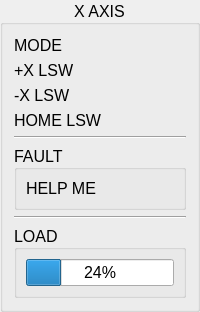
                         <widget class="QGroupBox" name="groupBox_19">
                          <property name="font">
                           <font>
                            <pointsize>12</pointsize>
                           </font>
                          </property>
                          <property name="title">
                           <string>X AXIS</string>
                          </property>
                          <property name="alignment">
                           <set>Qt::AlignCenter</set>
                          </property>
                          <layout class="QGridLayout" name="gridLayout">
                           <item row="2" column="0">
                            <widget class="QLabel" name="label_22">
                             <property name="text">
                              <string>-X LSW</string>
                             </property>
                            </widget>
                           </item>
                           <item row="2" column="2">
                            <widget class="LED" name="led_x_neg_lsw">
                             <property name="color">
                              <color>
                               <red>50</red>
                               <green>205</green>
                               <blue>50</blue>
                              </color>
                             </property>
                            </widget>
                           </item>
                           <item row="0" column="1" colspan="2">
                            <widget class="HALLabel" name="hallabel_mode_x">
                             <property name="s32_pin_type" stdset="0">
                              <bool>false</bool>
                             </property>
                             <property name="float_pin_type" stdset="0">
                              <bool>true</bool>
                             </property>
                            </widget>
                           </item>
                           <item row="6" column="0" colspan="3">
                            <widget class="Line" name="line_15">
                             <property name="orientation">
                              <enum>Qt::Horizontal</enum>
                             </property>
                            </widget>
                           </item>
                           <item row="1" column="2">
                            <widget class="LED" name="led_x_pos_lsw">
                             <property name="color">
                              <color>
                               <red>50</red>
                               <green>205</green>
                               <blue>50</blue>
                              </color>
                             </property>
                            </widget>
                           </item>
                           <item row="7" column="0" colspan="3">
                            <widget class="QGroupBox" name="groupBox_23">
                             <property name="title">
                              <string>FAULT</string>
                             </property>
                             <property name="alignment">
                              <set>Qt::AlignLeading|Qt::AlignLeft|Qt::AlignVCenter</set>
                             </property>
                             <layout class="QHBoxLayout" name="horizontalLayout_14">
                              <item>
                               <widget class="HALLabel" name="hallabel">
                                <property name="text">
                                 <string>HELP ME</string>
                                </property>
                                <property name="float_pin_type" stdset="0">
                                 <bool>true</bool>
                                </property>
                               </widget>
                              </item>
                              <item>
                               <widget class="LED" name="led_x_fault">
                                <property name="color">
                                 <color>
                                  <red>255</red>
                                  <green>0</green>
                                  <blue>0</blue>
                                 </color>
                                </property>
                               </widget>
                              </item>
                             </layout>
                            </widget>
                           </item>
                           <item row="8" column="0" colspan="3">
                            <widget class="Line" name="line_16">
                             <property name="orientation">
                              <enum>Qt::Horizontal</enum>
                             </property>
                            </widget>
                           </item>
                           <item row="9" column="0" colspan="3">
                            <widget class="QGroupBox" name="groupBox_24">
                             <property name="title">
                              <string>LOAD</string>
                             </property>
                             <property name="alignment">
                              <set>Qt::AlignLeading|Qt::AlignLeft|Qt::AlignVCenter</set>
                             </property>
                             <layout class="QVBoxLayout" name="verticalLayout_31">
                              <item>
                               <widget class="QProgressBar" name="progressBar">
                                <property name="value">
                                 <number>24</number>
                                </property>
                               </widget>
                              </item>
                             </layout>
                            </widget>
                           </item>
                           <item row="0" column="0">
                            <widget class="QLabel" name="label_20">
                             <property name="text">
                              <string>MODE</string>
                             </property>
                            </widget>
                           </item>
                           <item row="1" column="0">
                            <widget class="QLabel" name="label_21">
                             <property name="text">
                              <string>+X LSW</string>
                             </property>
                            </widget>
                           </item>
                           <item row="3" column="0">
                            <widget class="QLabel" name="label_23">
                             <property name="text">
                              <string>HOME LSW</string>
                             </property>
                            </widget>
                           </item>
                           <item row="3" column="2">
                            <widget class="LED" name="led_x_home_lsw">
                             <property name="color">
                              <color>
                               <red>50</red>
                               <green>205</green>
                               <blue>50</blue>
                              </color>
                             </property>
                            </widget>
                           </item>
                          </layout>
                         </widget>
